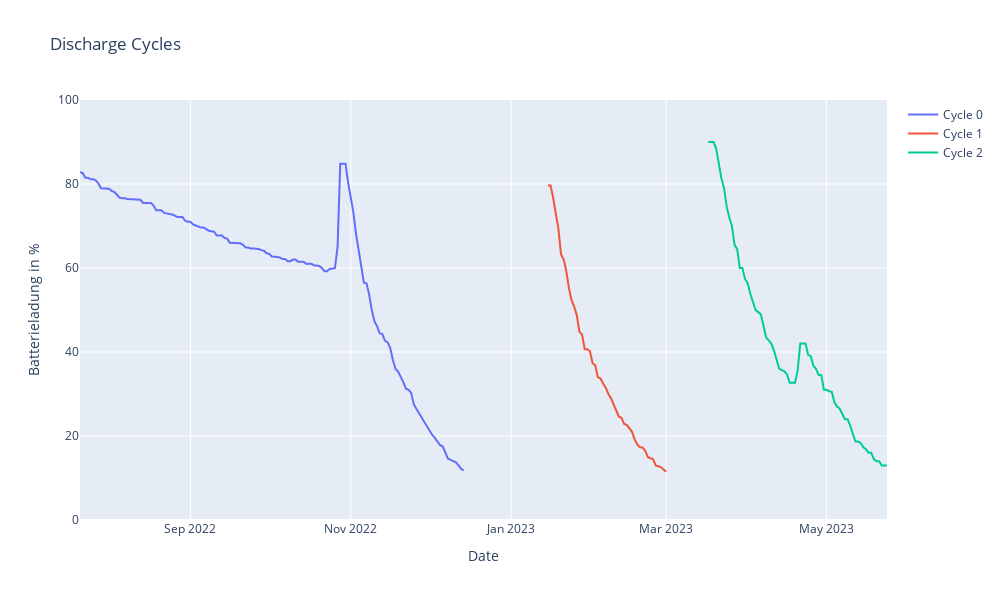

The code cell stored with this chart in its notebook:
### Code cell
plots.plot_cycles(base_df)
